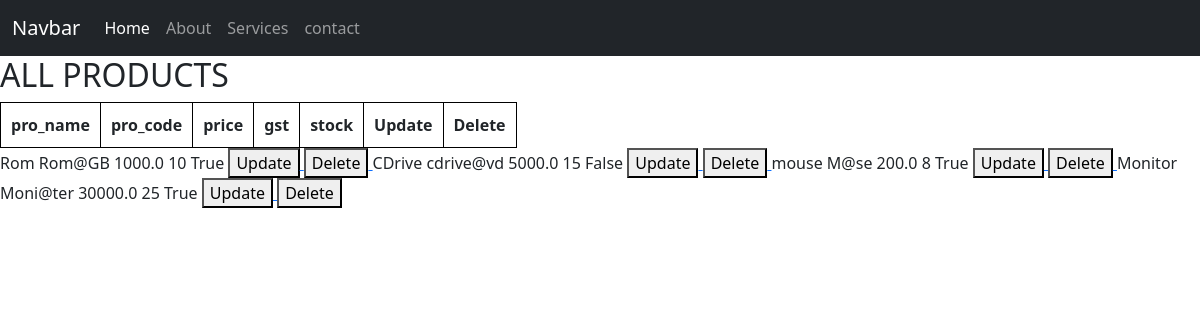
The page /home/all-products/ on the database its author committed.
### Inventory/models.py (models this page shows, shortened)
class product(models.Model):
    pro_name = models.CharField(max_length=100, null=True)
    pro_code = models.CharField(max_length=50, null=True)
    price = models.FloatField(default=0)
    gst = models.IntegerField(default=0)
    stock = models.BooleanField(default=False)

### Inventory/views.py (the view)
# urls.py: path('all-products/', all_products),
def all_products(request):
    context = {
        "all_pro": product.objects.all()
    }
    return render(request, 'allprod.html', context)

### frontend/templates/allprod.html
{% extends 'base.html' %}
{% block content %}
      <h2>ALL PRODUCTS</h2>
    <table>
        <thead>
            <tr>
                <th>pro_name</th>
                <th>pro_code</th>
                <th>price</th>
                <th>gst</th>
                <th>stock</th>
                <th>Update</th>
                <th>Delete</th>
             </tr>
    </table>
    <body>
        {% for pro in all_pro %}
            <tr>
                <td>{{ pro.pro_name }}</td>
                <td>{{ pro.pro_code }}</td>
                <td>{{ pro.price }}</td>
                <td>{{ pro.gst }}</td>
                <td>{{ pro.stock }}</td>
                <td>
                    <a href="{% url 'product_update' pro.id %}">
                        <button>Update</button>
                    </a>
                </td>
                <td>
                    <a href="{% url 'product_delete' pro.id %}">
                        <button>Delete</button>
                    </a>
                </td>
            </tr>
        {% endfor %}
    </body>
{% endblock %}

### frontend/templates/base.html (style rules this page uses)
table, th, td { border: 1px solid black; padding: 10px; }

### rows shown on the page
product: pro_name "Rom", pro_code "Rom@GB", price "1000.0", gst "10", stock "True"
product: pro_name "CDrive", pro_code "cdrive@vd", price "5000.0", gst "15", stock "False"
product: pro_name "mouse", pro_code "M@se", price "200.0", gst "8", stock "True"
product: pro_name "Monitor", pro_code "Moni@ter", price "30000.0", gst "25", stock "True"
